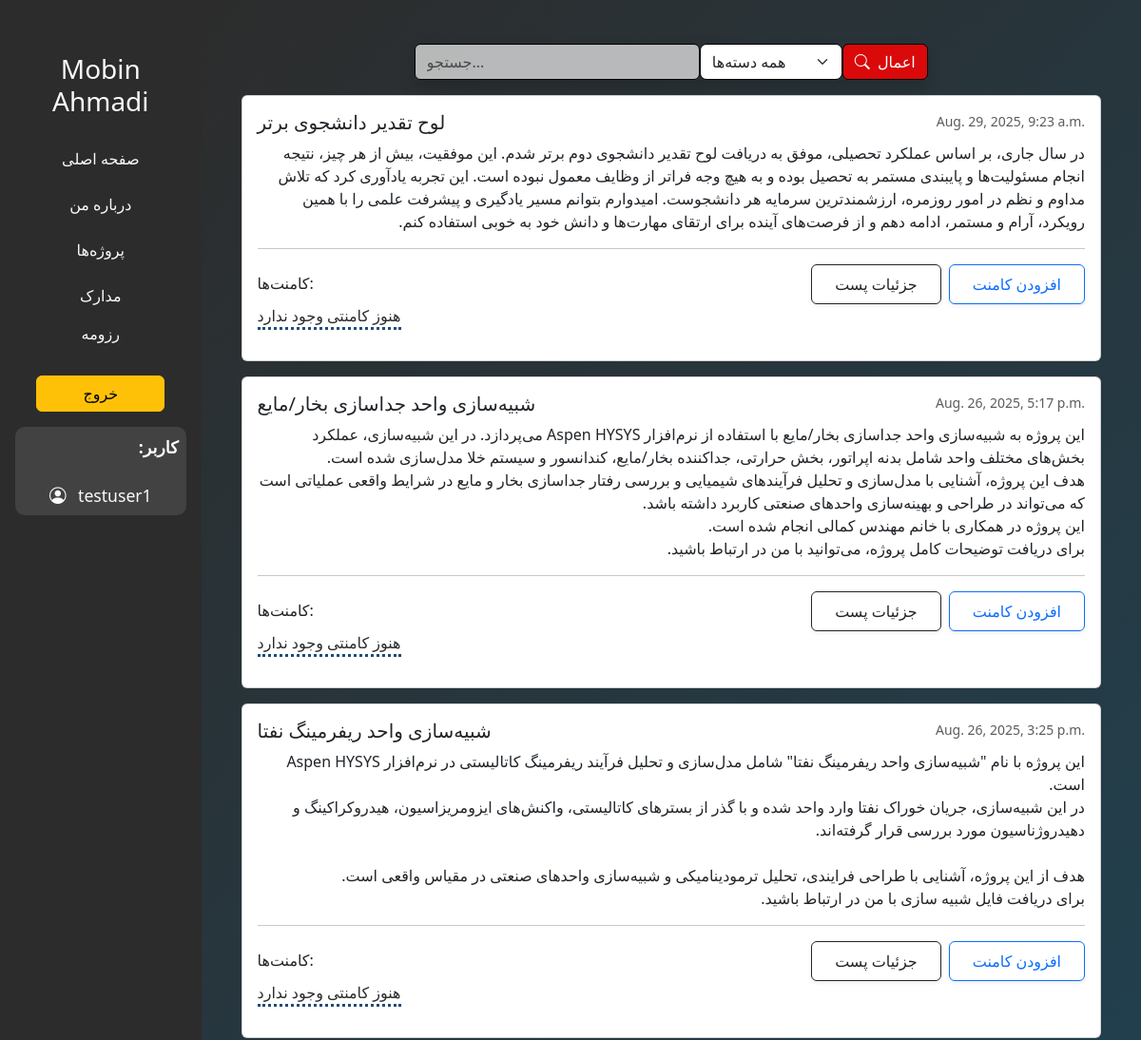
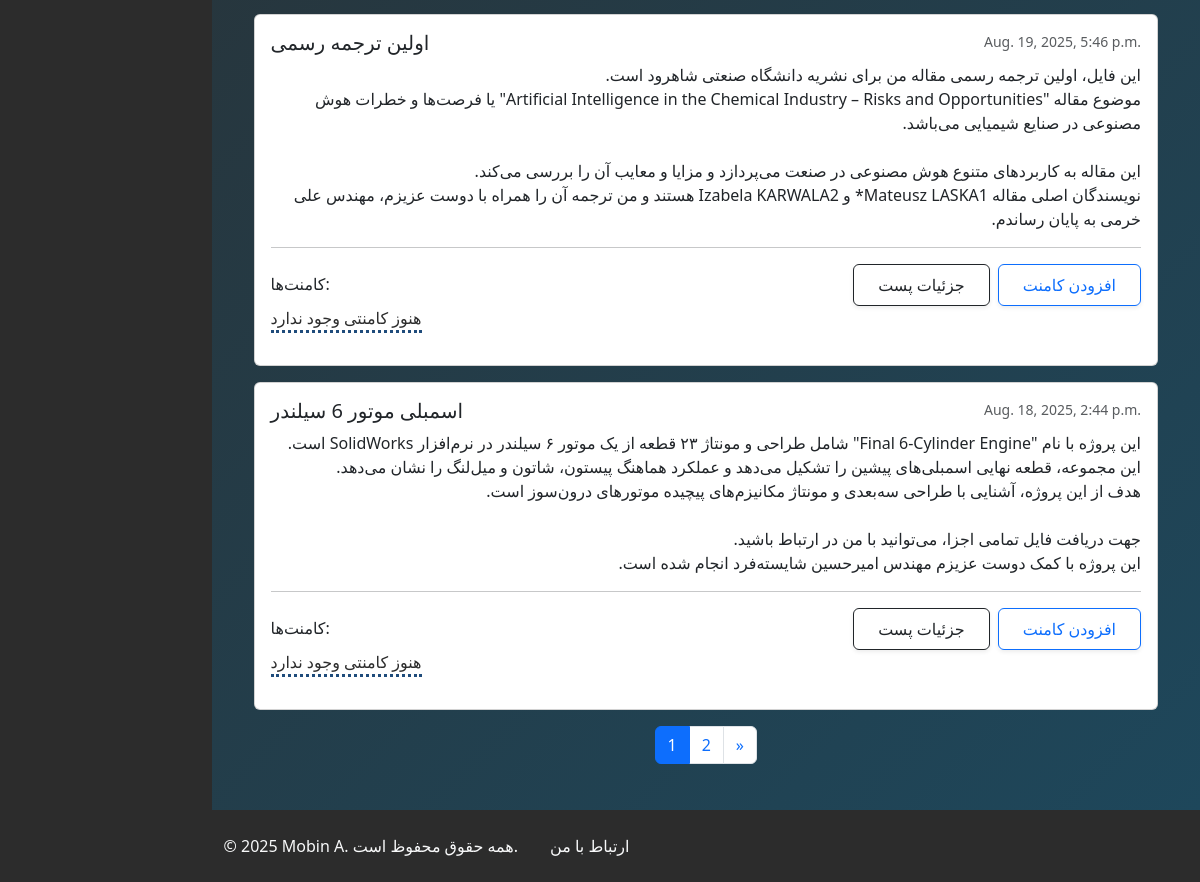
Page / (signed in) on the committed database (2 pictures, top to bottom).
### blog/models.py (models this page shows, shortened)
class Post(models.Model):
    CATEGORY_CHOICES = [
        ('Python','Python'),
        ('Solidworks','Solidworks'),
        ('Aspen','Aspen'),
        ('Articles','Articles'),
    ]
    title = models.CharField(max_length=100)
    slug = models.SlugField(unique=True)
    description = models.TextField(max_length=600, blank=True)
    created_at = models.DateTimeField(auto_now_add=True)
    published = models.BooleanField(default=False)
    image = models.ImageField(upload_to='post_images/',blank=True,null=True)
    attachment = models.FileField(upload_to='post_files/',blank=True,null=True)
    category = models.CharField(max_length=20, choices=CATEGORY_CHOICES, default='blog')

### mainview/views.py (the view)
# urls.py: path('',views.base_view,name='base'),
def base_view(request):
    posts = Post.objects.all().order_by('-created_at')
    search = request.GET.get('search')
    category = request.GET.get('category')
    if search:
        posts = posts.filter(title__icontains=search)
    if category:
        posts = posts.filter(category=category)
    paginator = Paginator(posts, 5)
    page_number = request.GET.get('page')
    page_obj = paginator.get_page(page_number)
    return render(request,'mainview/base.html',{'page_obj': page_obj})

### mainview/templates/mainview/base.html (shortened to what this page needs)
{% load static %}
<!DOCTYPE html>
<html lang="fa">
<head>
    <link href="https://cdn.jsdelivr.net/npm/bootstrap@5.3.2/dist/css/bootstrap.min.css" rel="stylesheet">
    <link rel="stylesheet" href="https://cdn.jsdelivr.net/npm/bootstrap-icons@1.10.5/font/bootstrap-icons.css">
    <link rel="stylesheet" href="{% static 'mainview/style.css' %}">
</head>
<body class="d-flex ">
    <aside class="sidebar d-none d-md-flex flex-column p-3" style="width: 250px; background-color:#2c2c2c; min-height:100vh; position: sticky; top: 5px;">
        <div style="text-align: center;margin-top: 10px; padding-top: 30px;position: sticky; top: 0px;">
            <h3 class="text-light mb-4 mt-6">Mobin Ahmadi</h3>
            <ul class="nav flex-column text-center sidebar-nav d-none d-md-flex" style="text-align: center; padding: 0;">
                <li class="nav-item mb-2"><a href="{% url 'base' %}"  class="nav-link text-light">صفحه اصلی</a></li>
                <li class="nav-item mb-2"><a href="{% url 'about' %}" class="nav-link text-light">درباره من</a></li>
                <li class="nav-item mb-2"><a href="{% url 'projects' %}" class="nav-link text-light">پروژه‌ها</a></li>
                <li class="nav-item"><a href="{% url 'certificates' %}" class="nav-link text-light">مدارک</a></li>
                <li class="nav-item mb-2"><a href="{% url 'resume' %}" class="nav-link text-light">رزومه</a></li>
                {% if user.is_authenticated %}
                    <li class="nav-item mt-3 text-center">
                        <form method="post" action="{% url 'logout' %}">
                            <button type="submit" class="btn btn-warning w-75">خروج</button>
                        </form>
                    </li>
                {% endif %}
            </ul>
        {% if user.is_authenticated %}
            <div class="my-3 p-2" style="background-color: rgba(255,255,255,0.1); border-radius: 10px;">
                <div style="text-align: right; color: #ffffff; font-weight: bold; font-size: 1.1rem;">:کاربر</div>
                <br>
                <div class="text-center text-light" style="font-size: 1.1rem;">
                    <i class="bi bi-person-circle me-2"></i> {{ user.username }}
                </div>
            </div>
        {% endif %}
        </div>
    </aside>
        <div class="flex-grow-1">
    <div class="posts-wrapper">
    <main >
        {% block content %}
            <div class="sticky-top p-3 rounded " style="z-index: 1030;background: transparent;">
                <div class="d-flex justify-content-center shadow" style="max-width: 540px; margin: 0 auto;">
                    <input type="text" style="max-width: 300px;background: rgba(255, 255, 255, 0.664);border-width: 1px;border-color: black;"  id="searchInput" class="form-control" placeholder="جستجو...">
                    <select id="categorySelectDesktop" class="form-select" style="max-width: 150px;border-radius:7px;border-width: 1px;border-color: black">
                        <option value="">همه دسته‌ها</option>
                    </select>
                    <button id="filterBtnDesktop" class="btn btn-primary " type="button" style="background: rgba(255, 0, 0, 0.829);border-width: 1px;border-color: black">
                        <i class="bi bi-search me-1"></i> اعمال
                    </button>
                </div>
            </div>
        <div class="container ">
            {% for post in page_obj %}
            <div class="card mb-3">
                <div class="card-body" data-category="{{ post.category }}">
                    <div class="d-flex justify-content-between">
                        <h5 class="card-title" style="direction: rtl;">{{ post.title }}</h5>
                        <small class="text-muted">{{ post.created_at }}</small>
                    </div>
                    <p class="card-text" style="direction: rtl;">{{ post.description|linebreaksbr }}</p>
                    <hr>
                    <div class="d-flex justify-content-between align-items-center mt-2">
                        <h6 class="mb-0">کامنت‌ها:</h6>
                        <div class="d-flex gap-2">
                            <a href="{% url 'post_detail' post.pk %}" class="btn btn-outline-dark px-4 py-2 shadow-sm">
                                جزئیات پست
                            </a>
                            {% if user.is_authenticated %}
                                <a href="{% url 'post_detail' post.pk %}" class="btn btn-outline-primary px-4 py-2 shadow-sm">
                                    افزودن کامنت
                                </a>
                            {% else %}
                                <a href="{% url 'login' %}" class="btn btn-outline-secondary">برای کامنت گذاشتن وارد شوید</a>
                            {% endif %}
                        </div>
                    </div>
                    {% if post.comments.exists %}
                    <ul class="list-group list-group-flush mb-2">
                        {% for comment in post.approved_comments %}
                        <li class="list-group-item">{{ comment.name.username }}: {{ comment.content }}</li>
                        {% endfor %}
                    </ul>
                    {% else %}
                    <p style="display: inline-block;color: #2c2c2c;border-bottom-style:dotted;border-color: rgb(31, 76, 123);">هنوز کامنتی وجود ندارد </p>
                    {% endif %}
                </div>
            </div>
            {% endfor %}
            <nav aria-label="Page navigation">
  <ul class="pagination justify-content-center">
    {% for num in page_obj.paginator.page_range %}
      {% if page_obj.number == num %}
        <li class="page-item active"><span class="page-link">{{ num }}</span></li>
      {% else %}
        <li class="page-item"><a class="page-link" href="?page={{ num }}">{{ num }}</a></li>
      {% endif %}
    {% endfor %}
    {% if page_obj.has_next %}
      <li class="page-item">
        <a class="page-link" href="?page={{ page_obj.next_page_number }}" aria-label="Next">
          <span aria-hidden="true">&raquo;</span>
        </a>
      </li>
    {% endif %}
  </ul>
</nav>
        </div>
    </main>
    </div>
    {% if user.is_authenticated %}
        <footer class="text-light py-4" style="background-color:#2c2c2c;">
            <div class="container w-100 d-flex flex-column flex-md-row align-items-center justify-content-start text-start">
                <p class="mb-2 mb-md-0 me-md-3">&copy; 2025 Mobin A. همه حقوق محفوظ است.</p>
                <ul class="list-unstyled d-flex mb-0">
                    <li class=" ms-3"><a href="{% url 'contactme' %}" class="list_footer text-light text-decoration-none">ارتباط با من</a></li>
                </ul>
            </div>
        </footer>
    {% endif %}
    {% endblock %}
</body>
</html>

### mainview/templates/mainview/base.html (style rules this page uses)
.posts-wrapper { background: linear-gradient(135deg, #2c2c2c, #1e475b); width: 100%; min-height: 100vh; padding: 30px; box-sizing: border-box; color: #ffffff; }

### rows in the picture
Post: title "لوح تقدیر دانشجوی برتر", created_at "Aug. 29, 2025, 9:23 a.m.", description "در سال جاری، بر اساس عملکرد تحصیلی، موفق به دریافت لوح تقدیر دانشجوی دوم برتر شدم. این موفقیت، بیش از هر چیز، نتیجه انجام مسئولیت‌ها و پایبندی مستمر به تحصیل بوده و به هیچ وجه فراتر از وظایف معمول نبوده است. این تجربه یادآوری کرد که تلاش مداوم و نظم در امور روزمره، ارزشمندترین سرمایه هر دانشجوست. امیدوارم بتوانم مسیر یادگیری و پیشرفت علمی را با همین رویکرد، آرام و مستمر، ادامه دهم و از فرصت‌های آینده برای ارتقای مهارت‌ها و دانش خود به خوبی استفاده کنم.", shows "هنوز کامنتی وجود ندارد"
Post: title "شبیه‌سازی واحد جداسازی بخار/مایع", created_at "Aug. 26, 2025, 5:17 p.m.", description "این پروژه به شبیه‌سازی واحد جداسازی بخار/مایع با استفاده از نرم‌افزار Aspen HYSYS می‌پردازد. در این شبیه‌سازی، عملکرد بخش‌های مختلف واحد شامل بدنه اپراتور، بخش حرارتی، جداکننده بخار/مایع، کندانسور و سیستم خلا مدل‌سازی شده است. هدف این پروژه، آشنایی با مدل‌سازی و تحلیل فرآیندهای شیمیایی و بررسی رفتار جداسازی بخار و مایع در شرایط واقعی عملیاتی است که می‌تواند در طراحی و بهینه‌سازی واحدهای صنعتی کاربرد داشته باشد. این پروژه در همکاری با خانم مهندس کمالی انجام شده است. برای دریافت توضیحات کامل پروژه، می‌توانید با من در ارتباط باشید.", shows "هنوز کامنتی وجود ندارد"
Post: title "شبیه‌سازی واحد ریفرمینگ نفتا", created_at "Aug. 26, 2025, 3:25 p.m.", description "این پروژه با نام \"شبیه‌سازی واحد ریفرمینگ نفتا\" شامل مدل‌سازی و تحلیل فرآیند ریفرمینگ کاتالیستی در نرم‌افزار Aspen HYSYS است. در این شبیه‌سازی، جریان خوراک نفتا وارد واحد شده و با گذر از بسترهای کاتالیستی، واکنش‌های ایزومریزاسیون، هیدروکراکینگ و دهیدروژناسیون مورد بررسی قرار گرفته‌اند. هدف از این پروژه، آشنایی با طراحی فرایندی، تحلیل ترمودینامیکی و شبیه‌سازی واحدهای صنعتی در مقیاس واقعی است. برای دریافت فایل شبیه سازی با من در ارتباط باشید.", shows "هنوز کامنتی وجود ندارد"
Post: title "اولین ترجمه رسمی", created_at "Aug. 19, 2025, 5:46 p.m.", description "این فایل، اولین ترجمه رسمی مقاله من برای نشریه دانشگاه صنعتی شاهرود است. موضوع مقاله \"Artificial Intelligence in the Chemical Industry – Risks and Opportunities\" یا فرصت‌ها و خطرات هوش مصنوعی در صنایع شیمیایی می‌باشد. این مقاله به کاربردهای متنوع هوش مصنوعی در صنعت می‌پردازد و مزایا و معایب آن را بررسی می‌کند. نویسندگان اصلی مقاله Mateusz LASKA1* و Izabela KARWALA2 هستند و من ترجمه آن را همراه با دوست عزیزم، مهندس علی خرمی به پایان رساندم.", shows "هنوز کامنتی وجود ندارد"
Post: title "اسمبلی موتور 6 سیلندر", created_at "Aug. 18, 2025, 2:44 p.m.", description "این پروژه با نام \"Final 6-Cylinder Engine\" شامل طراحی و مونتاژ ۲۳ قطعه از یک موتور ۶ سیلندر در نرم‌افزار SolidWorks است. این مجموعه، قطعه نهایی اسمبلی‌های پیشین را تشکیل می‌دهد و عملکرد هماهنگ پیستون، شاتون و میل‌لنگ را نشان می‌دهد. هدف از این پروژه، آشنایی با طراحی سه‌بعدی و مونتاژ مکانیزم‌های پیچیده موتورهای درون‌سوز است. جهت دریافت فایل تمامی اجزا، می‌توانید با من در ارتباط باشید. این پروژه با کمک دوست عزیزم مهندس امیرحسین شایسته‌فرد انجام شده است.", shows "هنوز کامنتی وجود ندارد"

### other values in the picture
{{ user.username }} "testuser1"
{{ num }} "1"
{{ num }} "2"
